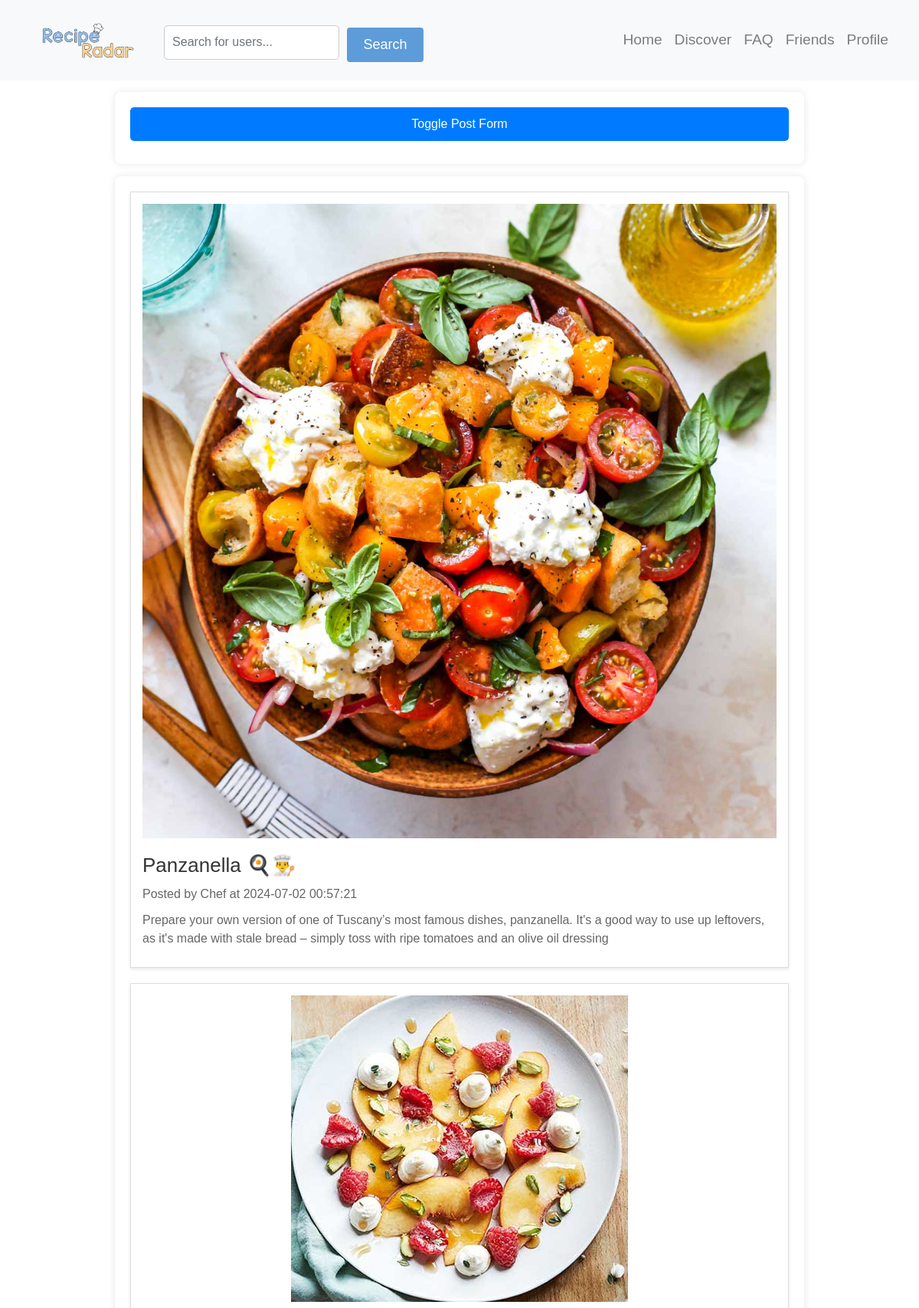
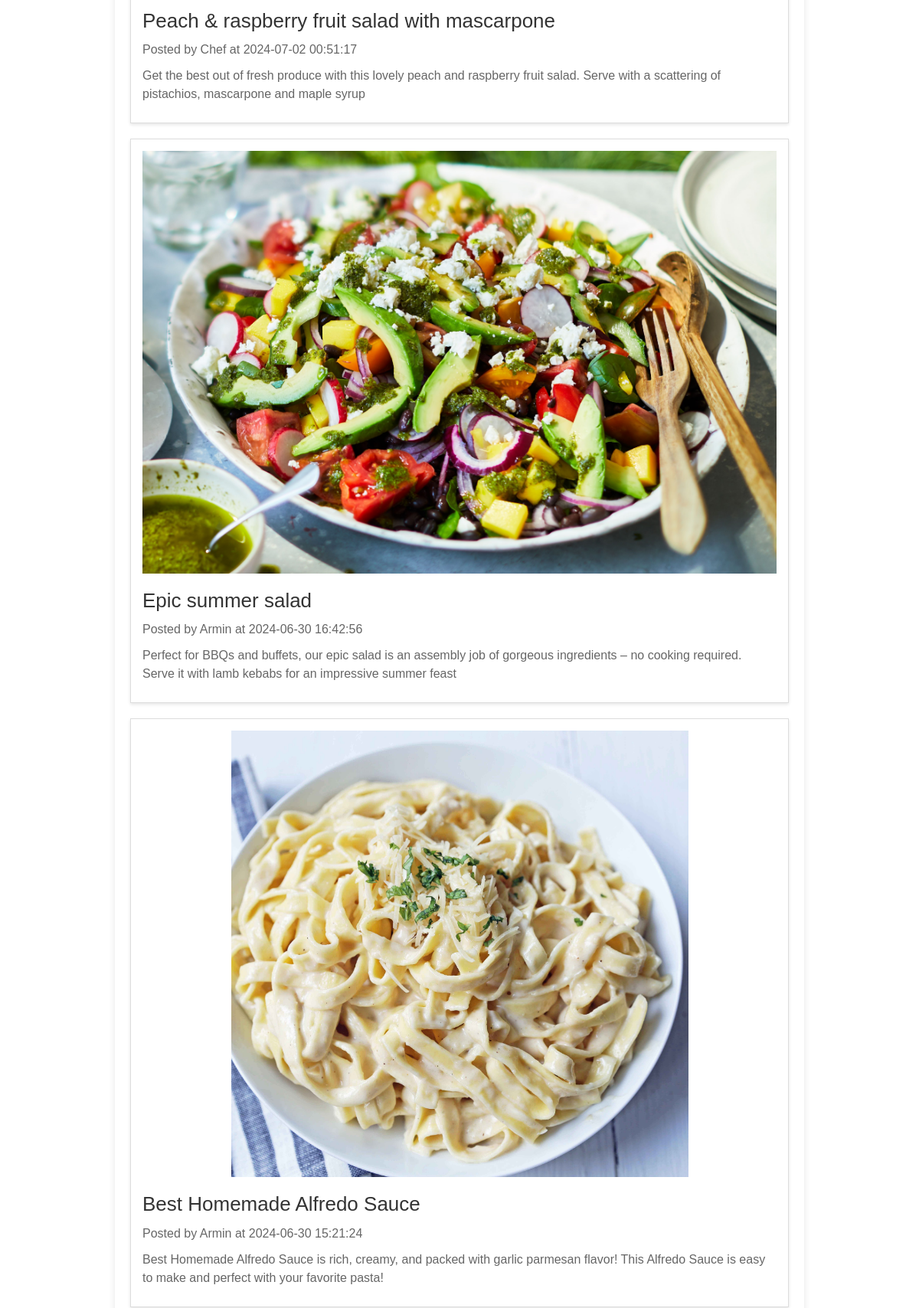
The page /home.php (signed in, upper part) on the database its author committed (2 pictures, top to bottom).
### tables this page shows
CREATE TABLE `posts` (
  `postID` int(20) NOT NULL,
  `authorID` int(20) NOT NULL,
  `category` varchar(60) NOT NULL,
  `title` varchar(255) NOT NULL,
  `content` text DEFAULT NULL,
  `instructions` text DEFAULT NULL,
  `season` varchar(50) NOT NULL DEFAULT 'All Seasons',
  `ingredients` text DEFAULT NULL,
  `picPath` varchar(50) DEFAULT NULL,
  `postDate` timestamp NULL DEFAULT current_timestamp()
);

CREATE TABLE `users` (
  `userID` int(20) NOT NULL,
  `type` text NOT NULL DEFAULT 'normal',
  `salutation` varchar(50) DEFAULT NULL,
  `firstName` varchar(50) NOT NULL,
  `middleName` varchar(50) DEFAULT NULL,
  `lastName` varchar(50) NOT NULL,
  `userName` varchar(30) NOT NULL,
  `email` varchar(100) NOT NULL,
  `password` varchar(255) NOT NULL,
  `birthDate` date NOT NULL,
  `profilePicture` varchar(255) DEFAULT NULL
);

### services/discover_posts/all_posts.php (the view)
<?php
require 'config/db_connect.php';
$sql = "SELECT posts.*, users.firstname
        FROM posts
        INNER JOIN users ON posts.authorID = users.userID
        ORDER BY postDate DESC";
$result = $conn->query($sql);
if ($result->num_rows > 0) {
    while($row = $result->fetch_assoc()) {
        $picPath = $row["picPath"];
        $picPath = str_replace('../', '', $picPath);
        echo '<a href="recipe_detail.php?postID=' . $row["postID"] . '" class="post-link">';
        echo '<div class="post-container">';
        if (!empty($picPath)) {
            echo '<img src="' . $picPath . '" class="post-image" alt="Post Picture">';
        }
        echo '<h2>' . $row["title"] . '</h2>';
        echo '<p>Posted by ' . $row["firstname"] . ' at ' . $row["postDate"] . '</p>';
        echo '<p class="content">' . $row["content"] . '</p>';
        echo '</div>';
        echo '</a>';
    }
} else {
    echo "0 results";
}
?>

### resources/css/style.css (style rules this page uses)
body { margin: 0; padding: 0; }
body { margin: 0; font-family: 'Segoe UI', Tahoma, Geneva, Verdana, sans-serif; background-color: white; height: 100vh; }

### resources/css/feed_style.css (style rules this page uses)
.post-image { max-width: 100%; height: auto; display: block; margin: 0 auto; }
.post-container { border: 1px solid #ddd; padding: 15px; margin-bottom: 20px; background-color: #fff; box-shadow: 0 2px 4px rgba(0, 0, 0, 0.1); }
.post-container h2 { font-size: 26px; color: #333; margin-bottom: 10px; margin-top: 20px; }
.post-container p { font-size: 16px; color: #666; margin-bottom: 10px; }

### resources/css/recipe_detail.css (style rules this page uses)
body { background-image: url('../../pictures/bg-2.jpeg'); background-size: cover; font-family: Arial, sans-serif; color: #333; margin: 0; padding: 0; }

### rows shown on the page
posts: picPath (picture), title "Panzanella 🍳👨‍🍳", authorID.firstName "Chef", postDate "2024-07-02 00:57:21", content "Prepare your own version of one of Tuscany’s most famous dishes, panzanella. It's a good way to use up leftovers, as it's made with stale bread – simply toss with ripe tomatoes and an olive oil dressing"
posts: picPath (picture), title "Peach & raspberry fruit salad with mascarpone", authorID.firstName "Chef", postDate "2024-07-02 00:51:17", content "Get the best out of fresh produce with this lovely peach and raspberry fruit salad. Serve with a scattering of pistachios, mascarpone and maple syrup"
posts: picPath (picture), title "Epic summer salad", authorID.firstName "Armin", postDate "2024-06-30 16:42:56", content "Perfect for BBQs and buffets, our epic salad is an assembly job of gorgeous ingredients – no cooking required. Serve it with lamb kebabs for an impressive summer feast"
posts: picPath (picture), title "Best Homemade Alfredo Sauce", authorID.firstName "Armin", postDate "2024-06-30 15:21:24", content "Best Homemade Alfredo Sauce is rich, creamy, and packed with garlic parmesan flavor! This Alfredo Sauce is easy to make and perfect with your favorite pasta!"
